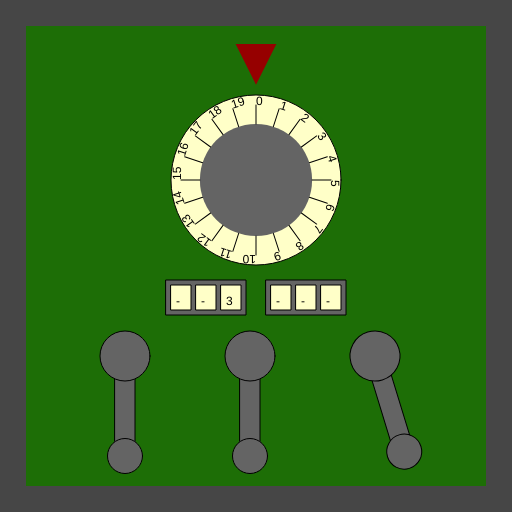
Frame 1 (no input)
Frame 60 (no input): identical to frame 1, image omitted
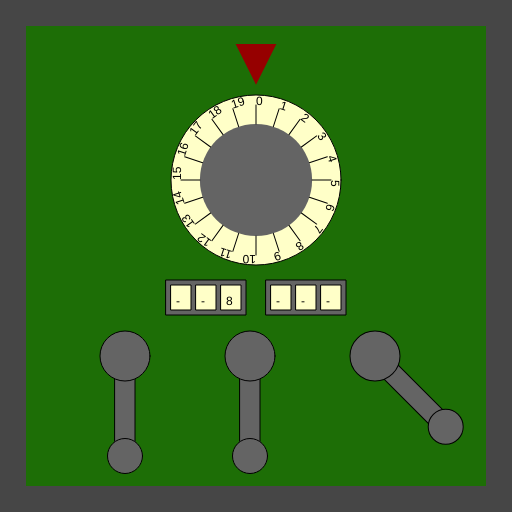
Frame 120 (the mouse pressed at the canvas centre since frame 60)

The p5.js sketch that drew these frames (run headless with seeded random() and noise() and a simulated clock; from frame 60 on, the mouse is pressed at the canvas centre):

// p5.js sketch
// ── sketch.js
/*

Officer: 8118839
CaseNum: 303-3-66326332-8118839

Case 303 - The Case of the Crooked Attorney
Stage 4 - The Courthouse

Torvalds has his final safe in his courthouse chambers. Luckily there is a court case proceeding.
You can sneak into his chambers whilst he makes his closing statement.

Crack the safe by doing the following:

	Whilst the mouse is being dragged:
	- Use the 'map' function to scale mouseY to values ranging from 2 to 18.
	- Assign the output to secret_box_combination_0

	Whilst the mouse is moving:
	- Use the 'map' function to scale mouseY to values ranging from 3 to 14.
	- Assign the output to secret_box_combination_1

	When any key is pressed:
	- Make secret_box_combination_2 equal to the value of 'keyCode'

	When the mouse button is released:
	- Use the 'map' function to scale mouseX to values ranging from 18 to 72.
	- Assign the output to secret_box_combination_3

	When the mouse button is released:
	- Use the 'map' function to scale mouseX to values ranging from 18 to 80.
	- Assign the output to secret_box_combination_4

	Whilst the mouse is moving:
	- Use the 'map' function to scale mouseY to values ranging from 17 to 73.
	- Assign the output to secret_box_combination_5



This time you'll need to create the relevant event handlers yourself.

There are many possible ways of investigating this case, but you
should use ONLY the following commands:

	- The assignment operator aka. the equals sign !
	- mouseX, mouseY
	- key, keyCode
	- random
	- map

*/

//declare the variables

var secret_box_combination_0;
var secret_box_combination_1;
var secret_box_combination_2;
var secret_box_combination_3;
var secret_box_combination_4;
var secret_box_combination_5;


function preload()
{
	//IMAGES WILL BE LOADED HERE

}

function setup()
{
	createCanvas(512,512);

	//initialise the variables
	secret_box_combination_0 = 0;
	secret_box_combination_1 = "";
	secret_box_combination_2 = "";
	secret_box_combination_3 = 0;
	secret_box_combination_4 = 0;
	secret_box_combination_5 = 0;

}




///////////////////EVENT HANDLERS///////////////////

//Create event handlers here to open the safe ...

function mouseDragged()
{
	console.log("mouseDragged", mouseX, mouseY);
    // Whilst the mouse is being dragged:
	// - Use the 'map' function to scale mouseY to values ranging from 2 to 18.
	// - Assign the output to secret_box_combination_0

    secret_box_combination_0 = map(mouseY, 0, width, 2, 18);
}

function mouseMoved()
{
	console.log("mouseMoved", mouseX, mouseY);
    // Whilst the mouse is moving:
	// - Use the 'map' function to scale mouseY to values ranging from 3 to 14.
	// - Assign the output to secret_box_combination_1

    secret_box_combination_1 = map(mouseY, 0, width, 3, 14);
    
    // Whilst the mouse is moving:
	//- Use the 'map' function to scale mouseY to values ranging from 17 to 73.
	// - Assign the output to secret_box_combination_5
    
    secret_box_combination_5 = map(mouseY, 0, width, 17, 73);

}

function keyPressed()
{
	console.log("keyPressed", key);
    // When any key is pressed:
	// - Make secret_box_combination_2 equal to the value of 'keyCode'
    secret_box_combination_2 = key;
}

function mouseReleased()
{
	console.log("mouseReleased");
     // When the mouse button is released:
	// - Use the 'map' function to scale mouseX to values ranging from 18 to 72.
	// - Assign the output to secret_box_combination_3

    secret_box_combination_3 = map(mouseX, 0, width, 18, 72);
    
    // - Use the 'map' function to scale mouseX to values ranging from 18 to 80.
	// - Assign the output to secret_box_combination_4
    secret_box_combination_4 = map(mouseX, 0, width, 18, 80);
}

    


///////////////DO NOT CHANGE CODE BELOW THIS POINT///////////////////

function draw()
{

	//Draw the safe door
	background(70);
	noStroke();
	fill(29,110,6);
	rect(26,26,width-52,width-52);

	//Draw the combination dial
	push();
	translate(256,180);
	drawDial(170,secret_box_combination_0,20);
	pop();

	//Draw the spinners
	push();
	translate(206,280);
	drawSpinner(3, secret_box_combination_1);
	pop();

	push();
	translate(306,280);
	drawSpinner(3, secret_box_combination_2);
	pop();

	//Draw the levers
	push();
	translate(125,356);
	drawLever(secret_box_combination_3);
	pop();

	push();
	translate(250,356);
	drawLever(secret_box_combination_4);
	pop();

	push();
	translate(375,356);
	drawLever(secret_box_combination_5);
	pop();

}

function drawDial(diameter,num,maxNum)
{
	//the combination lock

	var r = diameter * 0.5;
	var p = r * 0.6;

	stroke(0);
	fill(255,255,200);
	ellipse(0,0,diameter,diameter);
	fill(100);
	noStroke();
	ellipse(0,0,diameter*0.66,diameter*0.66);
	fill(150,0,0);
	triangle(
		-p * 0.4,-r-p,
		p * 0.4,-r-p,
		0,-r-p/5
	);

	noStroke();

	push();
	var inc = 360/maxNum;

	rotate(radians(-num * inc));
	for(var i = 0; i < maxNum; i++)
	{
		push();
		rotate(radians(i * inc));
		stroke(0);
		line(0,-r*0.66,0,-(r-10));
		noStroke();
		fill(0);
		text(i,0,-(r-10));
		pop();
	}

	pop();
}

function drawLever(rot)
{
	push();
	rotate(radians(-rot))
	stroke(0);
	fill(100);
	rect(-10,0,20,100);
	ellipse(0,0,50,50);
	ellipse(0,100,35,35);
	pop();
}

function drawSpinner(numSpinners, val)
{
	var sw = 20;
	var ow = (sw + 5) * numSpinners + 5;
	stroke(0);
	fill(100);
	rect(-ow/2,0,ow,35);
	if(typeof(val) == "number")
	{
		val = floor(val).toString(); //convert to string
	}
	var d = numSpinners - val.length;

	for(var d = numSpinners - val.length; d > 0; d--)
	{
		val = "-" + val;
	}

	for(var i = 0; i < numSpinners; i++)
	{
		stroke(0);
		fill(255,255,200);
		rect(-ow/2 + i * (sw + 5) + 5,5,20,25);
		fill(0);
		noStroke();
		text(val[i],-ow/2 + sw/2 + i * (sw +5),25);
	}

}
